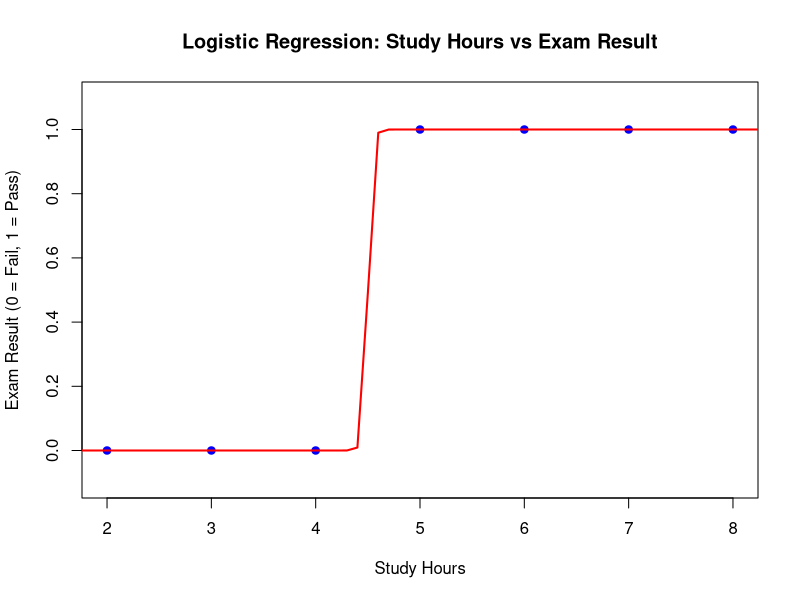

The R source for this figure:


#Practical No.7
# Data
study_hours <- c(2, 3, 4, 5, 6, 7, 8)
exam_result <- c(0, 0, 0, 1, 1, 1, 1)
# Fit the logistic regression model
logistic_model <- glm(exam_result ~ study_hours, family = binomial)
# Summarize the model
summary(logistic_model)
# Create a sequence of study hours for predictions
new_study_hours <- seq(1, 9, by = 0.1)
predicted_probabilities <- predict(logistic_model, newdata = data.frame(study_hours = new_study_hours), type = "response")

# Plot the original data
plot(study_hours, exam_result, 
     main = "Logistic Regression: Study Hours vs Exam Result", 
     xlab = "Study Hours", ylab = "Exam Result (0 = Fail, 1 = Pass)", 
     pch = 19, col = "blue", ylim = c(-0.1, 1.1))

# Add the logistic regression curve
lines(new_study_hours, predicted_probabilities, col = "red", lwd = 2)